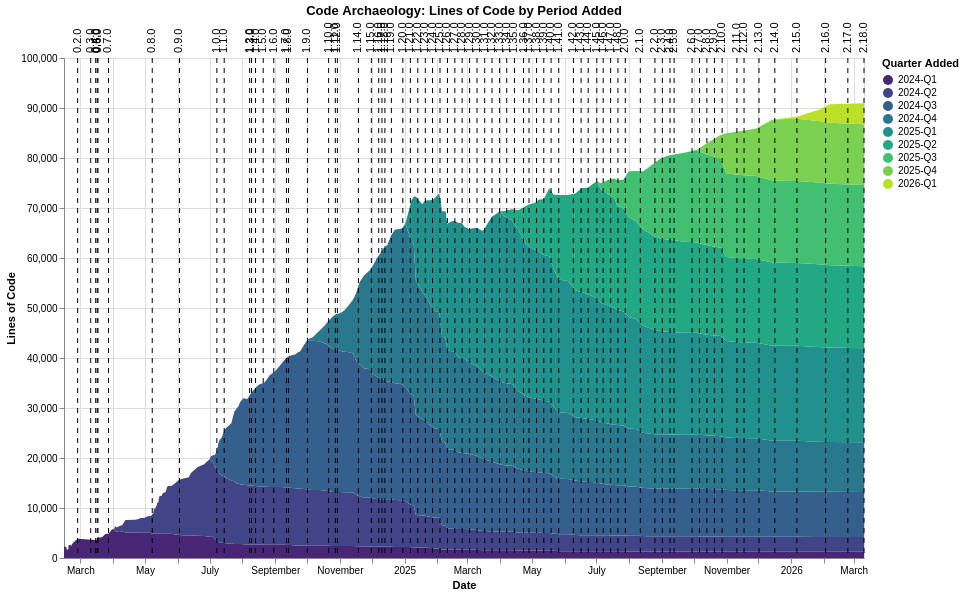

Express this chart as Vega-Lite.
### Vega-Lite specification from a JSON file in a GitHub repository (floating-point values rounded to 4 significant figures; data arrays with more than 128 entries replaced by an {"elided": "..."} marker saying what was removed)
{"$schema": "https://vega.github.io/schema/vega-lite/v6.1.0.json", "config": {"view": {"continuousHeight": 300, "continuousWidth": 300}}, "datasets": {"data-2ddfb20ca6f986a326037b8708c98524": [{"datetime": "2024-02-27T10:50:40", "version": "0.2.0"}, {"datetime": "2024-03-10T18:29:20", "version": "0.3.0"}, {"datetime": "2024-03-15T12:04:16", "version": "0.4.0"}, {"datetime": "2024-03-16T21:45:56", "version": "0.5.0"}, {"datetime": "2024-03-17T15:18:09", "version": "0.6.0"}, {"datetime": "2024-03-27T13:54:08", "version": "0.7.0"}, {"datetime": "2024-05-07T20:50:47", "version": "0.8.0"}, {"datetime": "2024-06-02T14:07:49", "version": "0.9.0"}, {"datetime": "2024-07-07T20:12:56", "version": "1.0.0"}, {"datetime": "2024-07-14T18:48:14", "version": "1.1.0"}, {"datetime": "2024-10-21T07:53:58", "version": "1.10.0"}, {"datetime": "2024-10-27T15:57:05", "version": "1.11.0"}, {"datetime": "2024-10-29T14:49:13", "version": "1.12.0"}, {"datetime": "2024-11-18T11:04:32", "version": "1.14.0"}, {"datetime": "2024-11-30T16:00:52", "version": "1.15.0"}, {"datetime": "2024-12-07T14:34:27", "version": "1.16.0"}, {"datetime": "2024-12-10T16:21:14", "version": "1.17.0"}, {"datetime": "2024-12-13T11:21:18", "version": "1.18.0"}, {"datetime": "2024-12-19T14:17:39", "version": "1.19.0"}, {"datetime": "2024-08-07T18:30:41", "version": "1.2.0"}, {"datetime": "2024-12-30T09:16:19", "version": "1.20.0"}, {"datetime": "2025-01-06T12:02:01", "version": "1.21.0"}, {"datetime": "2025-01-13T12:11:13", "version": "1.22.0"}, {"datetime": "2025-01-20T14:42:52", "version": "1.23.0"}, {"datetime": "2025-01-27T09:58:52", "version": "1.24.0"}, {"datetime": "2025-02-03T11:07:42", "version": "1.25.0"}, {"datetime": "2025-02-10T12:14:32", "version": "1.26.0"}, {"datetime": "2025-02-17T11:30:58", "version": "1.27.0"}, {"datetime": "2025-02-24T09:02:39", "version": "1.28.0"}, {"datetime": "2025-03-03T09:32:20", "version": "1.29.0"}, {"datetime": "2024-08-09T13:08:17", "version": "1.3.0"}, {"datetime": "2025-03-10T09:52:54", "version": "1.30.0"}, {"datetime": "2025-03-17T15:26:23", "version": "1.31.0"}, {"datetime": "2025-03-24T12:40:14", "version": "1.32.0"}, {"datetime": "2025-03-31T17:12:34", "version": "1.33.0"}, {"datetime": "2025-04-07T11:02:28", "version": "1.34.0"}, {"datetime": "2025-04-14T17:14:50", "version": "1.35.0"}, {"datetime": "2025-04-23T07:15:30", "version": "1.36.0"}, {"datetime": "2025-04-28T11:39:22", "version": "1.37.0"}, {"datetime": "2025-05-05T14:21:54", "version": "1.38.0"}, {"datetime": "2025-05-12T10:01:49", "version": "1.39.0"}, {"datetime": "2024-08-13T08:50:08", "version": "1.4.0"}, {"datetime": "2025-05-19T07:44:10", "version": "1.40.0"}, {"datetime": "2025-05-26T12:46:05", "version": "1.41.0"}, {"datetime": "2025-06-09T09:20:25", "version": "1.42.0"}, {"datetime": "2025-06-16T15:34:06", "version": "1.43.0"}, {"datetime": "2025-06-23T08:28:06", "version": "1.44.0"}, {"datetime": "2025-07-01T11:26:05", "version": "1.45.0"}, {"datetime": "2025-07-07T11:34:42", "version": "1.46.0"}, {"datetime": "2025-07-14T12:19:07", "version": "1.47.0"}, {"datetime": "2025-07-21T10:06:06", "version": "1.48.0"}, {"datetime": "2024-08-20T14:13:26", "version": "1.5.0"}, {"datetime": "2024-08-30T13:54:05", "version": "1.6.0"}, {"datetime": "2024-09-11T13:08:02", "version": "1.7.0"}, {"datetime": "2024-09-13T10:55:06", "version": "1.8.0"}, {"datetime": "2024-10-01T08:38:53", "version": "1.9.0"}, {"datetime": "2025-07-28T08:12:39", "version": "2.0.0"}, {"datetime": "2025-08-11T12:57:56", "version": "2.1.0"}, {"datetime": "2025-10-27T17:55:53", "version": "2.10.0"}, {"datetime": "2025-11-10T16:28:33", "version": "2.11.0"}, {"datetime": "2025-11-17T10:53:26", "version": "2.12.0"}, {"datetime": "2025-12-01T13:54:03", "version": "2.13.0"}, {"datetime": "2025-12-16T11:29:11", "version": "2.14.0"}, {"datetime": "2026-01-06T08:10:11", "version": "2.15.0"}, {"datetime": "2026-02-02T10:30:58", "version": "2.16.0"}, {"datetime": "2026-02-23T09:44:32", "version": "2.17.0"}, {"datetime": "2026-03-10T15:51:24", "version": "2.18.0"}, {"datetime": "2025-08-25T07:51:56", "version": "2.2.0"}, {"datetime": "2025-09-01T08:29:25", "version": "2.3.0"}, {"datetime": "2025-09-08T13:17:35", "version": "2.4.0"}, {"datetime": "2025-09-12T10:04:22", "version": "2.5.0"}, {"datetime": "2025-09-29T09:08:54", "version": "2.6.0"}, {"datetime": "2025-10-06T09:39:35", "version": "2.7.0"}, {"datetime": "2025-10-13T08:44:25", "version": "2.8.0"}, {"datetime": "2025-10-20T12:19:15", "version": "2.9.0"}], "data-c30584ec9ef0395359cfb4717c0272ba": {"elided": "733 records"}}, "height": 500, "layer": [{"data": {"name": "data-c30584ec9ef0395359cfb4717c0272ba"}, "encoding": {"color": {"field": "period", "scale": {"scheme": "viridis"}, "title": "Quarter Added", "type": "ordinal"}, "order": {"field": "period", "sort": "ascending", "type": "ordinal"}, "tooltip": [{"field": "commit_date", "type": "temporal"}, {"field": "period", "type": "ordinal"}, {"field": "line_count", "type": "quantitative"}], "x": {"field": "commit_date", "title": "Date", "type": "temporal"}, "y": {"field": "line_count", "title": "Lines of Code", "type": "quantitative"}}, "mark": {"type": "area"}}, {"data": {"name": "data-2ddfb20ca6f986a326037b8708c98524"}, "encoding": {"tooltip": [{"field": "version", "type": "nominal"}, {"field": "datetime", "type": "temporal"}], "x": {"field": "datetime", "title": "Date", "type": "temporal"}}, "mark": {"strokeDash": [5, 5], "type": "rule"}}, {"data": {"name": "data-2ddfb20ca6f986a326037b8708c98524"}, "encoding": {"text": {"field": "version", "type": "nominal"}, "x": {"field": "datetime", "type": "temporal"}, "y": {"value": 10}}, "mark": {"align": "left", "angle": 270, "dx": 15, "dy": 0, "type": "text"}}], "title": "Code Archaeology: Lines of Code by Period Added", "width": 800}
